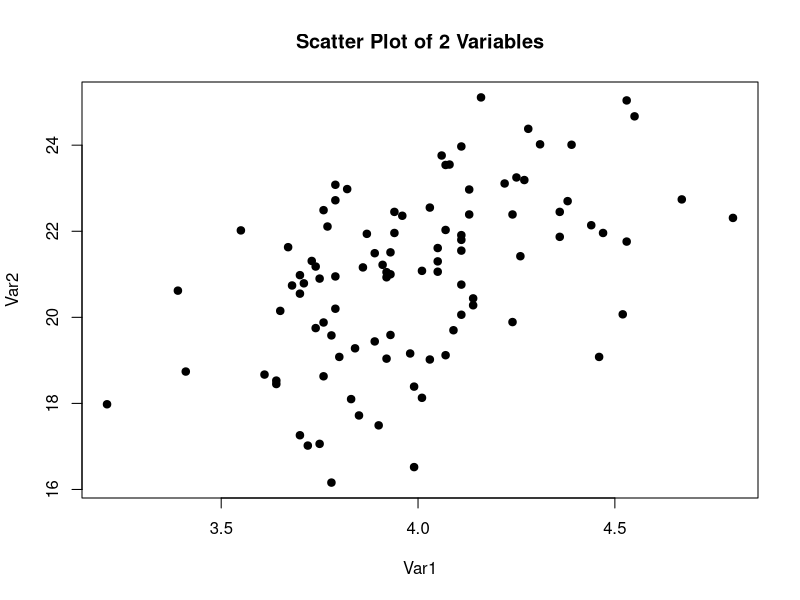
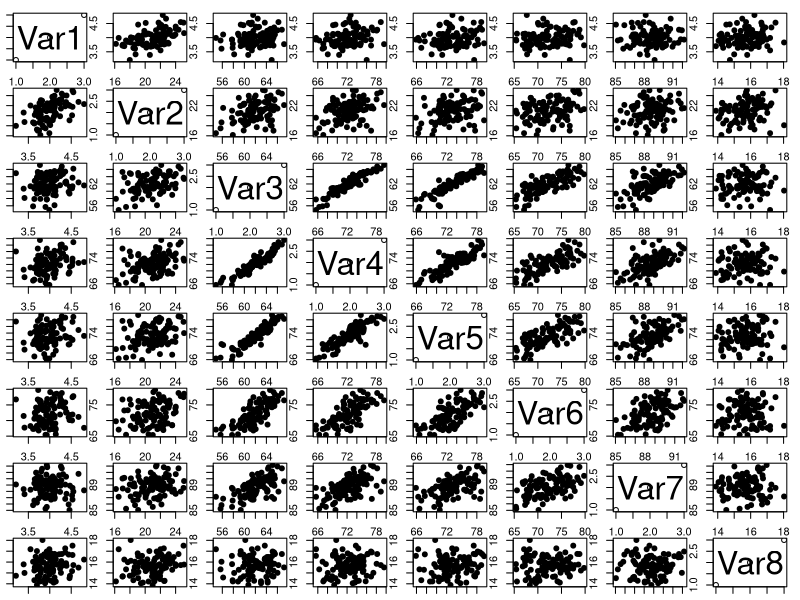

Source code (R) for these figures, in order:
#201805072_201805051_201805044
DatasetNA<-read.csv("./DatasetNA.txt", sep="", stringsAsFactors=TRUE)

#===============================!!!!----Please run these functions once.----!!!!============================

#taking specified groups and returning their ID
ObservationNum<-function(specified1="No",specified2="No",Var1=1,Var2=2,dataframe=DatasetNA){
  myList<-list()
  if(specified1=="No"&& specified2=="No"){
    i<-1
    while(i<=100){
      if((is.na(DatasetNA[[3+Var1]][i])||is.na(DatasetNA[[3+Var2]][i]))){
        i=i+1
        next
      }
      myList<-append(myList,i)
      i=i+1
    }
    return(myList)
  }
  if(specified1!="No"&& specified2!="No"){
    i<-1
    while(i<=100){
      if(is.na(DatasetNA[[3+Var1]][i])||is.na(DatasetNA[[3+Var2]][i])){
        i=i+1
        next
      }
      if(specified1==as.character(DatasetNA$Gender[i])&&specified2==as.character(DatasetNA$Group[i])){
        myList<-append(myList, i)
      }
      i=i+1
    }
    return(myList)
  }
  if(specified1 !="No"|| specified2!="No"){
    if(specified1 !="No"){hi<-specified1}
    if(specified2 !="No"){hi<-specified2}
    i<-1
    while(i<=100){
      if(is.na(DatasetNA[[3+Var1]][i])||is.na(DatasetNA[[3+Var2]][i])){
        i=i+1
        next
      }
      if(hi==as.character(DatasetNA$Gender[i])||hi==as.character(DatasetNA$Group[i])){
        myList<-append(myList, i)
      }
      i=i+1
    }
  }
  return(myList) 
}
#Sorting the Observations to a Data frame
Listing<-function(specified1="No",specified2="No",Var1=1,Var2=2) {
  List<-ObservationNum(specified1=specified1,specified2=specified2,Var1=Var1,Var2=Var2)
  Numlist<-list()
  X<-unlist(List)
  for(i in 1:length(List)){
    Num<-DatasetNA[[Var1+3]][X[i]]
    Numlist<-append(Numlist,Num)
  }
  Numlist2<-list()
  for(i in 1:length(List)){
    Num<-DatasetNA[[Var2+3]][X[i]]
    Numlist2<-append(Numlist2,Num)
  }
  NumList<-data.frame(Numlist,Numlist2)
  return(NumList)
}
Dataframe<-Listing(specified1 = "Female",specified2 = "Group1",Var1 = 1,Var2 = 2)
#Calculate 2.Version
Calculate<-function(var1=1,var2=1,Specified1 = "No",Specified2 = "No"){
  list<-ObservationNum(specified1 = Specified1,specified2 = Specified2,Var1 = var1,Var2 = var2)
  c<-length(list)
  b<-c()
  for(i in 1:c){
    d<-list[[i]]
    unstable <- DatasetNA[[var1+3]][d]
    unstable <- gsub(",",".",unstable)
    unstable <- as.numeric(unstable)
    b<-append(b,unstable)
  }
  b<-sort(b)
  
  Min<-b[1]
  Max<-b[c]
  Median<-0
  
  if(c %% 2==0){
    Median<-b[c/2]+b[c/2+1]
  }
  else{
    Median<-b[(c+1)/2]
  }
  
  Range<-Max-Min
  Sum<-0
  for(i in 1:c){
    Sum<-b[i]+Sum
  }
  
  Mean<-Sum/c
  
  SumofSquare<-0
  for(i in 1:c){
    SumofSquare<-(b[i]-Mean)^2+SumofSquare
  }
  
  Variance<-0
  Variance_Var2<-0
  for(i in 1:c){
    Variance_Var1<-b[i]-Mean
    Variance_Var2<-Variance_Var1*Variance_Var1+Variance_Var2
  }
  Variance<-sqrt(Variance_Var2/c)
  
  Standard_deviation<-0
  Deviation_Var2<-0
  for(i in 1:c){
    Deviation_Var1<-b[i]-Mean
    Deviation_Var2<-Deviation_Var1*Deviation_Var1+Deviation_Var2
  }
  Standard_deviation<-sqrt(Deviation_Var2/(c-1))
  
  Frame<-data.frame(Min,Max,Range,Sum,Mean,Median,SumofSquare,Variance,Standard_deviation)
  return(Frame)
}
#Calculate 2 variables 2.Version
Calculate_Second<-function(Var_1=1,Var_2=2,Spec1="No",Spec2="No"){
  Frame_Var1<-Calculate(var1=Var_1,var2=Var_2,Specified1 = Spec1,Specified2 =Spec2)
  Frame_Var2<-Calculate(var1=Var_2,var2=Var_1,Specified1 = Spec1,Specified2 =Spec2)
  List<-ObservationNum(specified1 = Spec1,specified2 = Spec2,Var1 = Var_1,Var2 = Var_2)
  num       <- length(List)
  Mean_Var1 <- Frame_Var1$Mean[1]
  Mean_Var2 <- Frame_Var2$Mean[1]
  Stand_Var1 <- Frame_Var1$Standard_deviation[1]
  Stand_Var2 <- Frame_Var2$Standard_deviation[1]
  Cross_productVar1 <- Frame_Var1$SumofSquare[1]
  Cross_productVar2 <- Frame_Var2$SumofSquare[1]
  
  Cross_product<-0
  for (i in 1:num){
    Var_X <- as.numeric(gsub(",",".",DatasetNA[[Var_1+3]][List[[i]]]))
    Var_Y <- as.numeric(gsub(",",".",DatasetNA[[Var_2+3]][List[[i]]]))
    Cross_productVar1<-(Var_X-Mean_Var1)
    Cross_productVar2<-(Var_Y-Mean_Var2)
    Cross_product<- Cross_productVar1*Cross_productVar2+Cross_product
  }
  Covariance<-0
  for(i in 1:num){
    Var_X <- as.numeric(gsub(",",".",DatasetNA[[Var_1+3]][List[[i]]]))-Mean_Var1
    Var_Y <- as.numeric(gsub(",",".",DatasetNA[[Var_2+3]][List[[i]]]))-Mean_Var2
    Covariance<-Var_X*Var_Y/(num-1)+Covariance
  }
  Correlations<-0
  Correlations_Var1<-Stand_Var1*Stand_Var2
  Correlations<-Covariance/Correlations_Var1
  Frame<-data.frame(Cross_product,Covariance,Correlations)
  return(Frame)
}
Dataframing<-function(specified1="No",specified2="No",Var1=1,Var2=2) {
  List<-ObservationNum(specified1=specified1,specified2=specified2,Var1=Var1,Var2=Var2)
  Numlist<-c()
  X<-unlist(List)
  for(i in 1:length(List)){
    Num<-DatasetNA[[Var1+3]][X[i]]
    Num<-(sub(",", ".", as.character(Num)))
    Numlist<-append(Numlist,Num)
  }
  Numlist2<-c()
  for(i in 1:length(List)){
    Num<-DatasetNA[[Var2+3]][X[i]]
    Num<-(sub(",", ".", as.character(Num)))
    Numlist2<-append(Numlist2,Num)
  }
  tn<-data.frame(Numlist,Numlist2)
  
  return(tn)
}
Data_Frame<-Dataframing()
#Drawers
DrawIt<-function(specified1="No",specified2="No",Var1=1,Var2=2,Title="Scatter Plot of Xp and Yk Variables",Xlab="Xp variable",Ylab="Yk variable"){
  List<-ObservationNum(specified1=specified1,specified2=specified2,Var1=Var1,Var2=Var2)
  Data_Frame<-Dataframing(specified1=specified1,specified2=specified2,Var1=Var1,Var2=Var2)
  Xp<-c()
  for(i in 1:length(List)){
    Num<-Data_Frame[[1]][i]
    Num<-(as.numeric(Num))
    Xp<-append(Xp,Num)
  }
  Yk<-c()
  for(i in 1:length(List)){
    Num<-Data_Frame[[2]][i]
    Num<-(as.numeric(Num))
    Yk<-append(Yk,Num)
  }
  plot(Xp, Yk, main=Title,
       xlab=Xlab,
       ylab=Ylab,
       pch=19, cex=1)
}
Drawer_all<-function(specified1="No",specified2="No",Var1=1,Var2=2){
  tango<-Var2-Var1+1
  graphics.off()
  par(mfrow=c(tango,tango),mar=c(1,1,1,1))
  
  for(i in Var1:Var2){
    for(j in Var1:Var2){
      if(i==j){
        plot(1:3)   
        txt<-paste("Var", i, sep="")
        text(x = 2, y = 2,                
             txt,cex = 3)
      }
      else{
        DrawIt(specified1=specified1,specified2=specified2,Var1=j,Var2=i,Title="")
      }
    }
  }
}
#Scale
Scale<-function(var1=4,var2=5,dataframe=DatasetNA){
  list<-ObservationNum(dataframe=DatasetNA,Var1 = var1,Var2 = var2)
  c<-length(list)
  b<-c()
  for(i in 1:c){
    d<-list[[i]]
    unstable <- DatasetNA[[var1+3]][d]
    unstable <- gsub(",",".",unstable)
    unstable <- as.numeric(unstable)
    b<-append(b,unstable)
  }
  b<-sort(b)
  Sum<-0
  for(i in 1:c){
    Sum<-b[i]+Sum
  }
  Mean<-Sum/c
  Standard_deviation<-0
  Deviation_Var2<-0
  for(i in 1:c){
    Deviation_Var1<-b[i]-Mean
    Deviation_Var2<-Deviation_Var1*Deviation_Var1+Deviation_Var2
  }
  Standard_deviation<-sqrt(Deviation_Var2/(c-1))
  scale<-c()
  for(i in 1:c){
    scra<-(b[i]-Mean)/Standard_deviation
    scra<-as.character(scra)
    scale<-append(scale,scra)
  }
  
  return(scale)
}





#===================================!!!!----AFTER YOU'VE RUN FUNCTION ABOVE,USE FUNCTIONS BELOW----!!!!=====================================================================================================
#!!----After you have used the functions below,click on them from "Environment" tab----!!

#Calculate Number of observations
#Change var1 and var2 values to var number as you wish to see. Var1 and Var2 values must be same, For example if you want to see Var4, change code to like this: (Var1=4,Var2=4)
list<-ObservationNum(specified1 = "No",specified2 = "No",Var1 = 7,Var2 = 7)

#Minimum,Maximum,Range,Sum,Mean,Median,Sum of squares,Variance,Standard deviation
#Change var1 and var2 values to var number as you wish to see. Var1 and Var2 values must be same, For example if you want to see Var4, change code to like this: (Var1=4,Var2=4)
Frame<-Calculate(var1=2,var2=2,Specified1 = "No",Specified2 ="No")

#Cross-products,Covariance,Correlations
#You can change Var1(first variable as you want) and Var2(second variable as you want)
#For example: (Var1=4,Var2=5)---> 4 means Var4, 5 means Var5)
Calculated<-Calculate_Second(Var_1=1,Var_2=2,Spec1="No",Spec2="No")




#====BY ONLY FACTOR OF GROUP, ONLY FACTOR OF GENDER AND GROUP BY GENDER FACTOR COMBINATION====
#!!!!----Please enter specified1 as gender you want and specified2 as group you want----!!!!.

#Calculate Number of observations
#Change var1 and var2 values to var number as you wish to see. Var1 and Var2 values must be same, For example if you want to see Var4, change code to like this: (Var1=4,Var2=4)
list<-ObservationNum(specified1 = "Female",specified2 = "Group1",Var1 = 1,Var2 = 1)

#Minimum,Maximum,Range,Sum,Mean,Median,Sum of squares,Variance,Standard deviation
#Change var1 and var2 values to var number as you wish to see. Var1 and Var2 values must be same, For example if you want to see Var4, change code to like this: (Var1=4,Var2=4)
Frame<-Calculate(var1=2,var2=2,Specified1 = "Male",Specified2 ="Group3")

#Cross-products,Covariance,Correlations
#You can change Var1(first variable as you want) and Var2(second variable as you want)
#For example: (Var1=4,Var2=5)---> 4 means Var4, 5 means Var5)
Calculated<-Calculate_Second(Var_1=3,Var_2=4,Spec1="Male",Spec2="Group2")




#========SCATTERPLOT FUNCTION==========
#You can change Var1(first variable as you want) and Var2(second variable as you want)
#For example: (Var1=4,Var2=5)---> 4 means Var4, 5 means Var5)

DrawIt(specified1="No",specified2="No",Var1=1,Var2=2,
       Title="Scatter Plot of 2 Variables",Xlab="Var1",
       Ylab="Var2")
------------------------------------------------------
#You can use this in order to delete scatter plot.
dev.off()



#====================SCATTERPLOT-MATRIX FUNCTION====================
#Please click zoom button and toggle fullscreen for better view after you have run the function.

Drawer_all(specified1="No",specified2="No",Var1=1,Var2=8)
------------------------------------------------------
#You can use this in order to delete scatter plot.
dev.off()


#=========================SCALE=====================================
#You can change Var1(first variable as you want) and Var2(second variable as you want)
#For example: (Var1=4,Var2=5)---> 4 means Var4, 5 means Var5)
#But if you want single Var scale enter parameters like this--> Change var1 and var2 values to var number as you wish to see. Var1 and Var2 values must be same, For example if you want to see Var4, change code to like this: (Var1=4,Var2=4)

print(vec<-Scale(var1=1,var2=1,dataframe=DatasetNA))












